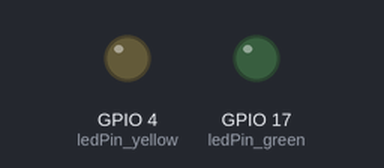
Bench run of a sketch on a simulated ESP32. Parts: output pins drawn as LEDs (lit = HIGH). What the sketch prints to the serial monitor is not drawn.

Above: at 0.05 s.
At 1.8 s:
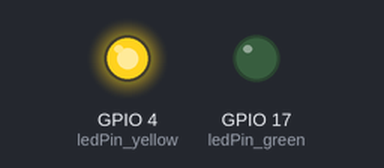
At 3.55 s:
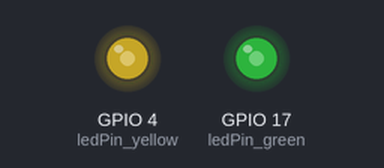
Timing chart, 0 to 8.3 s (numbered marks = the images above):
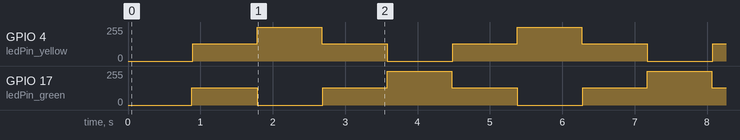

Measured:
- by itself, GPIO 4 (ledPin_yellow): repeats every 3.6 s: 255/255 0.89 s, 128/255 0.91 s, 0/255 0.91 s, 128/255 0.89 s
- by itself, GPIO 17 (ledPin_green): repeats every 3.6 s: 0/255 0.91 s, 128/255 0.89 s, 255/255 0.89 s, 128/255 0.91 s

The sketch:

ex06.ino
```cpp
// 定义LED引脚
const int ledPin_yellow = 4;
const int ledPin_green = 17;

// 设置PWM属性
const int freq = 5000;          // 频率 5000Hz
const int resolution = 8;       // 分辨率 8位 (0-255)

void setup() {
  Serial.begin(115200);

  // 【新版用法】直接将引脚、频率和分辨率绑定
  // 它会自动返回一个关联的通道（如果需要的话）
  ledcAttach(ledPin_yellow, freq, resolution);
  ledcAttach(ledPin_green, freq, resolution);
}

void loop() {
  // 逐渐变亮
  for(int dutyCycle = 0; dutyCycle <= 255; dutyCycle++){
    // 【新版用法】直接通过引脚号写入，不再需要指定通道
    ledcWrite(ledPin_yellow, dutyCycle);
    ledcWrite(ledPin_green, 255-dutyCycle);
    delay(7);
  }

  // 逐渐变暗
  for(int dutyCycle = 255; dutyCycle >= 0; dutyCycle--){
    ledcWrite(ledPin_yellow, dutyCycle);
    ledcWrite(ledPin_green, 255-dutyCycle);
    delay(7);
  }

  Serial.println("Breathing cycle completed");
}
```
